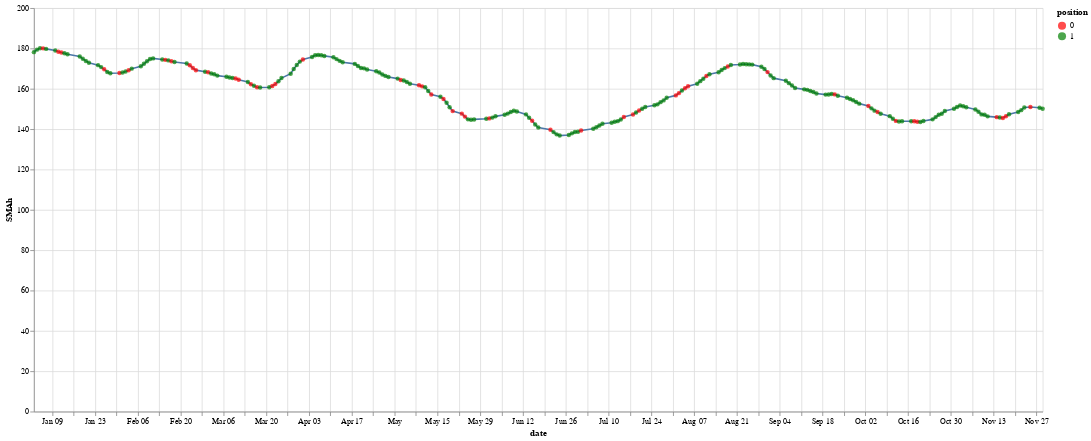

The notebook cell saved with this chart:
### Code cell
alt.Chart(test_df).mark_line().encode(
    x=alt.X('date'),
    y='SMAh'
) + alt.Chart(test_df).mark_circle().encode(
    x = alt.X('date'),
    y = alt.Y('SMAh'),
    color = alt.Color('position:N', scale=alt.
                    Scale(domain = [0,1], range=['red', 'green']))
).properties(
    width = 1250,
    height = 500
)

### Figure 1 — Vega-Lite specification as saved in the notebook (floating-point values rounded to 4 significant figures; data arrays with more than 128 entries replaced by an {"elided": "..."} marker saying what was removed)
{"config": {"view": {"continuousWidth": 400, "continuousHeight": 300}}, "layer": [{"mark": "line", "encoding": {"x": {"field": "date", "type": "temporal"}, "y": {"field": "SMAh", "type": "quantitative"}}}, {"mark": "circle", "encoding": {"color": {"field": "position", "scale": {"domain": [0, 1], "range": ["red", "green"]}, "type": "nominal"}, "x": {"field": "date", "type": "temporal"}, "y": {"field": "SMAh", "type": "quantitative"}}, "height": 500, "width": 1250}], "data": {"name": "data-f659e78841fea2200186a1b577806b3a"}, "$schema": "https://vega.github.io/schema/vega-lite/v4.17.0.json", "datasets": {"data-f659e78841fea2200186a1b577806b3a": {"elided": "229 records"}}}
